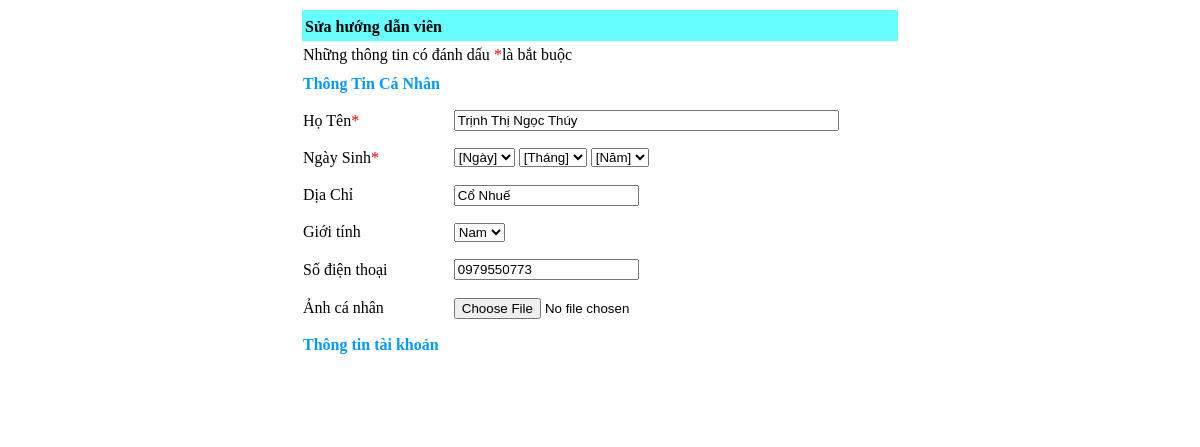
/sua1huongdanvien.php?suahdv=4, run on the app's committed database.
### tables this page shows
CREATE TABLE IF NOT EXISTS `huongdanvien` (
  `mahdv` int(10) NOT NULL AUTO_INCREMENT,
  `tenhdv` varchar(50) NOT NULL,
  `ngaysinh` date NOT NULL,
  `diachi` varchar(100) NOT NULL,
  `gioitinh` varchar(10) NOT NULL,
  `anh` varchar(50) DEFAULT NULL,
  `sodt` varchar(12) NOT NULL,
  PRIMARY KEY (`mahdv`)
);

### sua1huongdanvien.php (the view, shortened to what this page needs)
<link rel="stylesheet" type="text/css" href="css/style.css" />
</head>
<link rel="stylesheet" type="text/css" href="css/style.css" />
<body>
<?php
	if($_GET['suahdv'])
	{
		$mahdv=$_GET['suahdv'];
		$sql="select * from  huongdanvien where mahdv='$mahdv'";
		$result=mysql_query($sql);
		$rows=@mysql_fetch_array($result);
	}
?>
<form action="thucthisuahdvien.php" method="post" name="frmregister" onSubmit="return checkInput();"  enctype="multipart/form-data">
  <div align="center"><table width="600" height="425" border="0">
  <tr>
    <td height="31" colspan="2" bgcolor="#66FFFF"><p class="dangky"><b>Sửa hướng dẫn viên</b></p></td>
    </tr>
  <tr>
    <td height="23" colspan="2"><p class="thongtin">Những thông tin có đánh dấu <font color="#FF0000">*</font>là bắt buộc</p></td>
  </tr>
  <tr>
    <td colspan="2"><b><font color="#0099FF">Thông Tin Cá Nhân</font></b></td>
  </tr>
  <tr>
    <td width="138">Họ Tên<font color="#FF0000">*</font></td>
    <td width="417"><input type="text" name="txtname" size="45" value="<?php echo $rows['tenhdv'];?>"></td>
  </tr>
  <tr>
    <td>Ngày Sinh<font color="#FF0000">*</font></td>
    <td><select name="cbbday">
    		<option>[Ngày]</option>
         </select>
         <select name="cbbmonth">
    		<option>[Tháng]</option>
         </select>
          <select name="cbbyear">
    		<option>[Năm]</option>
         </select>
    </td>
  </tr>
  <tr>
    <td>Dịa Chỉ</td>
    <td><input name="txtdc" type="text" value="<?php echo $rows['diachi'];?>"></td>
  </tr>
  <tr>
    <td>Giới tính</td>
    <td><select name="cbbgioitinh">
    <option value="Nam">Nam</option>
    </select></td>
  </tr>
  <tr>
    <td>Số điện thoại</td>
    <td><input name="txtdt" type="text" maxlength="12" value="<?php echo $rows['sodt'];?>"/></td>
  </tr>
  <tr>
    <td>Ảnh cá nhân</td>
    <td><input name="upload" type="file" /></td>
  </tr>
  <tr>
    <td colspan="2"><b><font color="#0099FF"> Thông tin tài khoản</font></b></td>
    </tr>
    <td height="68" colspan="2"><input type="submit" name="btnregister"  value="" class="btndangky" >
      <input type="button" name="btnreset" onClick="thoat();" class="btnthoat" ></td>
  </table>
  </div>
</form>

### css/style.css (style rules this page uses)
.btndangky { width:108px; height:45px; color:#FFF; font-size:14px; border:none; cursor:pointer; font-weight:bold; background:url(../anh/cooltext462176591.png) ; }
.btnthoat { width:83px; height:45px; color:#FFF; font-size:17px; border:none; cursor:pointer; font-weight:bold; background:url(../anh/cooltext462176418.png); }
.dangky { margin-left:1px; padding-left:1px; margin-top:1px; padding-top:1px; }

### data on the page
huongdanvien: txtname "Trịnh Thị Ngọc Thúy", txtdc "Cổ Nhuế", txtdt "0979550773"
